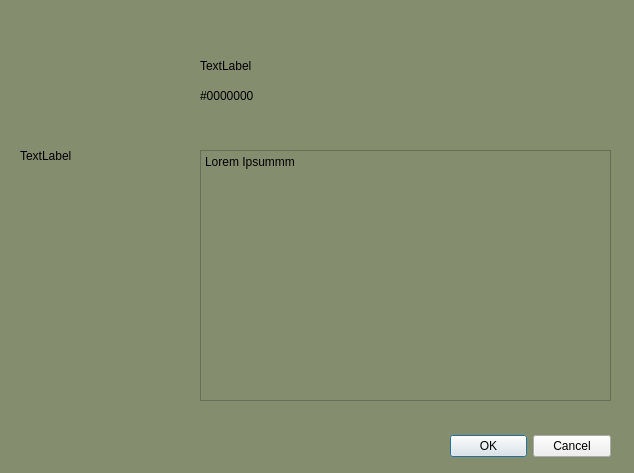
<?xml version="1.0" encoding="UTF-8"?>
<ui version="4.0">
 <class>BookModal</class>
 <widget class="QDialog" name="BookModal">
  <property name="geometry">
   <rect>
    <x>0</x>
    <y>0</y>
    <width>634</width>
    <height>473</height>
   </rect>
  </property>
  <property name="windowTitle">
   <string>Dialog</string>
  </property>
  <widget class="QDialogButtonBox" name="buttonBox">
   <property name="geometry">
    <rect>
     <x>450</x>
     <y>430</y>
     <width>161</width>
     <height>32</height>
    </rect>
   </property>
   <property name="orientation">
    <enum>Qt::Horizontal</enum>
   </property>
   <property name="standardButtons">
    <set>QDialogButtonBox::Cancel|QDialogButtonBox::Ok</set>
   </property>
  </widget>
  <widget class="QWidget" name="widget" native="true">
   <property name="geometry">
    <rect>
     <x>0</x>
     <y>0</y>
     <width>641</width>
     <height>481</height>
    </rect>
   </property>
   <property name="styleSheet">
    <string notr="true">background-color: #858D6F;</string>
   </property>
   <widget class="QWidget" name="verticalLayoutWidget">
    <property name="geometry">
     <rect>
      <x>20</x>
      <y>50</y>
      <width>171</width>
      <height>211</height>
     </rect>
    </property>
    <layout class="QVBoxLayout" name="verticalLayout">
     <item>
      <widget class="QLabel" name="Image">
       <property name="text">
        <string>TextLabel</string>
       </property>
      </widget>
     </item>
    </layout>
   </widget>
   <widget class="QLabel" name="Title">
    <property name="geometry">
     <rect>
      <x>200</x>
      <y>30</y>
      <width>311</width>
      <height>71</height>
     </rect>
    </property>
    <property name="styleSheet">
     <string notr="true">
font: 20pt &quot;Sitka Text&quot;;</string>
    </property>
    <property name="text">
     <string>TextLabel</string>
    </property>
   </widget>
   <widget class="QLabel" name="Author">
    <property name="geometry">
     <rect>
      <x>200</x>
      <y>80</y>
      <width>261</width>
      <height>31</height>
     </rect>
    </property>
    <property name="styleSheet">
     <string notr="true">
font: 15pt &quot;Sitka Text&quot;;</string>
    </property>
    <property name="text">
     <string>#0000000</string>
    </property>
   </widget>
   <widget class="QTextBrowser" name="Description">
    <property name="geometry">
     <rect>
      <x>200</x>
      <y>150</y>
      <width>411</width>
      <height>251</height>
     </rect>
    </property>
    <property name="html">
     <string>&lt;!DOCTYPE HTML PUBLIC &quot;-//W3C//DTD HTML 4.0//EN&quot; &quot;http://www.w3.org/TR/REC-html40/strict.dtd&quot;&gt;
&lt;html&gt;&lt;head&gt;&lt;meta name=&quot;qrichtext&quot; content=&quot;1&quot; /&gt;&lt;meta charset=&quot;utf-8&quot; /&gt;&lt;style type=&quot;text/css&quot;&gt;
p, li { white-space: pre-wrap; }
hr { height: 1px; border-width: 0; }
&lt;/style&gt;&lt;/head&gt;&lt;body style=&quot; font-family:'Segoe UI'; font-size:9pt; font-weight:400; font-style:normal;&quot;&gt;
&lt;p style=&quot; margin-top:0px; margin-bottom:0px; margin-left:0px; margin-right:0px; -qt-block-indent:0; text-indent:0px;&quot;&gt;Lorem Ipsummm&lt;/p&gt;&lt;/body&gt;&lt;/html&gt;</string>
    </property>
   </widget>
  </widget>
  <zorder>widget</zorder>
  <zorder>buttonBox</zorder>
 </widget>
 <resources/>
 <connections>
  <connection>
   <sender>buttonBox</sender>
   <signal>accepted()</signal>
   <receiver>BookModal</receiver>
   <slot>accept()</slot>
   <hints>
    <hint type="sourcelabel">
     <x>248</x>
     <y>254</y>
    </hint>
    <hint type="destinationlabel">
     <x>157</x>
     <y>274</y>
    </hint>
   </hints>
  </connection>
  <connection>
   <sender>buttonBox</sender>
   <signal>rejected()</signal>
   <receiver>BookModal</receiver>
   <slot>reject()</slot>
   <hints>
    <hint type="sourcelabel">
     <x>316</x>
     <y>260</y>
    </hint>
    <hint type="destinationlabel">
     <x>286</x>
     <y>274</y>
    </hint>
   </hints>
  </connection>
 </connections>
</ui>
